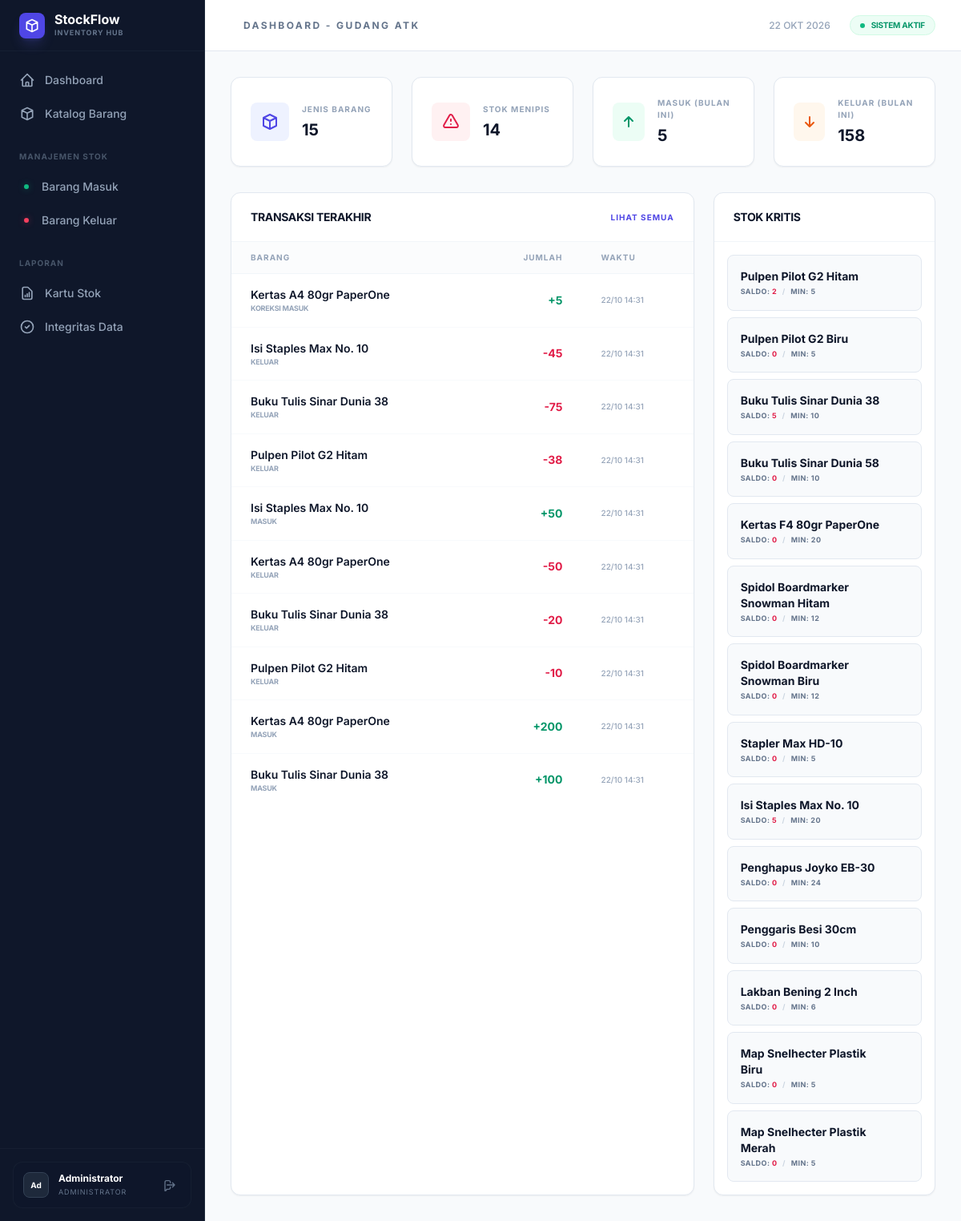
The page /public/dashboard (signed in) on the database its author committed.
### tables this page shows
CREATE TABLE IF NOT EXISTS stock_transactions (
    id INT AUTO_INCREMENT PRIMARY KEY,
    idempotency_key VARCHAR(64) NOT NULL UNIQUE,
    item_id INT NOT NULL,
    tipe ENUM('masuk', 'keluar', 'koreksi_masuk', 'koreksi_keluar', 'penyesuaian_opname') NOT NULL,
    jumlah INT UNSIGNED NOT NULL,
    arah TINYINT(1) NOT NULL COMMENT '1: Tambah, -1: Kurang',
    tanggal DATE NOT NULL,
    pihak VARCHAR(150) DEFAULT NULL,
    keterangan TEXT DEFAULT NULL,
    ref_transaction_id INT DEFAULT NULL,
    created_by INT NOT NULL,
    created_at TIMESTAMP DEFAULT CURRENT_TIMESTAMP,
    FOREIGN KEY (item_id) REFERENCES items(id),
    FOREIGN KEY (created_by) REFERENCES users(id),
    FOREIGN KEY (ref_transaction_id) REFERENCES stock_transactions(id)
);

CREATE TABLE IF NOT EXISTS items (
    id INT AUTO_INCREMENT PRIMARY KEY,
    kode VARCHAR(20) NOT NULL UNIQUE,
    nama VARCHAR(100) NOT NULL,
    satuan VARCHAR(20) NOT NULL,
    stok_minimum INT DEFAULT 0,
    is_active TINYINT(1) DEFAULT 1,
    created_at TIMESTAMP DEFAULT CURRENT_TIMESTAMP
);

CREATE TABLE IF NOT EXISTS stock_balances (
    item_id INT PRIMARY KEY,
    saldo INT NOT NULL DEFAULT 0,
    CONSTRAINT chk_saldo_non_negative CHECK (saldo >= 0),
    FOREIGN KEY (item_id) REFERENCES items(id) ON DELETE CASCADE
);

### app/Controllers/DashboardController.php (called while the page is built, shortened)
<?php
class DashboardController {
    public function index() {
        $db = Database::getInstance();
        $stmt = $db->query("SELECT COUNT(*) as total FROM items WHERE is_active = 1");
        $totalItems = $stmt->fetch()['total'];
        $stmt = $db->query("
            SELECT
                SUM(CASE WHEN arah = 1 THEN jumlah ELSE 0 END) as total_masuk,
                SUM(CASE WHEN arah = -1 THEN jumlah ELSE 0 END) as total_keluar
            FROM stock_transactions
            WHERE tanggal LIKE '" . date('Y-m') . "%'
        ");
        $monthlyStats = $stmt->fetch();
        $totalMasukMonth = $monthlyStats['total_masuk'] ?? 0;
        $totalKeluarMonth = $monthlyStats['total_keluar'] ?? 0;
        $stmt = $db->query("
            SELECT i.nama, sb.saldo, i.stok_minimum, i.kode
            FROM items i
            JOIN stock_balances sb ON i.id = sb.item_id
            WHERE sb.saldo < i.stok_minimum
        ");
        $lowStockItems = $stmt->fetchAll();
        $stmt = $db->query("
            SELECT st.*, i.nama, u.nama as nama_user
            FROM stock_transactions st
            JOIN items i ON st.item_id = i.id
            JOIN users u ON st.created_by = u.id
            ORDER BY st.created_at DESC
            LIMIT 10
        ");
        $recentTransactions = $stmt->fetchAll();
        $config = require __DIR__ . '/../../app/config.php';
        $baseUrl = $config['app']['base_url'];
        require_once __DIR__ . '/../../views/dashboard.php';
        require_once __DIR__ . '/../../views/layout.php';
    }
}

### app/helpers.php (called while the page is built, shortened)
<?php
function formatNumber($number) {
    return number_format($number, 0, ',', '.');
}
function e($string) {
    return htmlspecialchars($string, ENT_QUOTES, 'UTF-8');
}

### app/config.php (called while the page is built)
<?php
return [
    'db' => [
        'host' => 'localhost',
        'name' => 'inventory_at',
        'user' => 'root',
        'pass' => '',
        'charset' => 'utf8mb4',
    ],
    'app' => [
        'name' => 'Gudang ATK',
        'base_url' => 'http://localhost/Test-FullstackDev/public',
    ]
];

### views/dashboard.php (the view, shortened to what this page needs)
<div class="grid grid-cols-1 sm:grid-cols-2 lg:grid-cols-4 gap-6">
    <div class="bg-white rounded-xl shadow-sm border border-slate-200 p-6 flex items-center space-x-4">
        <div class="w-12 h-12 rounded-lg bg-indigo-50 flex items-center justify-center text-indigo-600">
            <svg class="w-6 h-6" fill="none" viewBox="0 0 24 24" stroke="currentColor"><path stroke-linecap="round" stroke-linejoin="round" stroke-width="2" d="M20 7l-8-4-8 4m16 0l-8 4m8-4v10l-8 4m0-10L4 7m8 4v10M4 7v10l8 4" /></svg>
        </div>
        <div>
            <p class="text-[10px] font-bold text-slate-400 uppercase tracking-widest">Jenis Barang</p>
            <h3 class="text-xl font-bold text-slate-900 mt-1"><?= formatNumber($totalItems) ?></h3>
        </div>
    </div>
    <div class="bg-white rounded-xl shadow-sm border border-slate-200 p-6 flex items-center space-x-4">
        <div class="w-12 h-12 rounded-lg bg-rose-50 flex items-center justify-center text-rose-600">
            <svg class="w-6 h-6" fill="none" viewBox="0 0 24 24" stroke="currentColor"><path stroke-linecap="round" stroke-linejoin="round" stroke-width="2" d="M12 9v2m0 4h.01m-6.938 4h13.856c1.54 0 2.502-1.667 1.732-3L13.732 4c-.77-1.333-2.694-1.333-3.464 0L3.34 16c-.77 1.333.192 3 1.732 3z" /></svg>
        </div>
        <div>
            <p class="text-[10px] font-bold text-slate-400 uppercase tracking-widest">Stok Menipis</p>
            <h3 class="text-xl font-bold text-slate-900 mt-1"><?= count($lowStockItems) ?></h3>
        </div>
    </div>
    <div class="bg-white rounded-xl shadow-sm border border-slate-200 p-6 flex items-center space-x-4">
        <div class="w-12 h-12 rounded-lg bg-emerald-50 flex items-center justify-center text-emerald-600">
            <svg class="w-6 h-6" fill="none" viewBox="0 0 24 24" stroke="currentColor"><path stroke-linecap="round" stroke-linejoin="round" stroke-width="2" d="M7 11l5-5m0 0l5 5m-5-5v12" /></svg>
        </div>
        <div>
            <p class="text-[10px] font-bold text-slate-400 uppercase tracking-widest">Masuk (Bulan Ini)</p>
            <h3 class="text-xl font-bold text-slate-900 mt-1"><?= formatNumber($totalMasukMonth) ?></h3>
        </div>
    </div>
    <div class="bg-white rounded-xl shadow-sm border border-slate-200 p-6 flex items-center space-x-4">
        <div class="w-12 h-12 rounded-lg bg-orange-50 flex items-center justify-center text-orange-600">
            <svg class="w-6 h-6" fill="none" viewBox="0 0 24 24" stroke="currentColor"><path stroke-linecap="round" stroke-linejoin="round" stroke-width="2" d="M17 13l-5 5m0 0l-5-5m5 5V6" /></svg>
        </div>
        <div>
            <p class="text-[10px] font-bold text-slate-400 uppercase tracking-widest">Keluar (Bulan Ini)</p>
            <h3 class="text-xl font-bold text-slate-900 mt-1"><?= formatNumber($totalKeluarMonth) ?></h3>
        </div>
    </div>
</div>
<div class="grid grid-cols-1 lg:grid-cols-3 gap-6 mt-8">
    <div class="lg:col-span-2 bg-white rounded-xl shadow-sm border border-slate-200 overflow-hidden">
        <div class="px-6 py-5 border-b border-slate-100 flex items-center justify-between">
            <h3 class="text-sm font-bold text-slate-900 uppercase tracking-tight">Transaksi Terakhir</h3>
            <a href="<?= e($baseUrl) ?>/reports" class="text-[10px] font-bold text-indigo-600 hover:text-indigo-800 uppercase tracking-widest">Lihat Semua</a>
        </div>
        <div class="overflow-x-auto">
            <table class="w-full text-left border-collapse">
                <thead>
                    <tr class="bg-slate-50/50 border-b border-slate-100">
                        <th class="px-6 py-3 text-[10px] font-bold text-slate-400 uppercase tracking-widest">Barang</th>
                        <th class="px-6 py-3 text-[10px] font-bold text-slate-400 uppercase tracking-widest text-right">Jumlah</th>
                        <th class="px-6 py-3 text-[10px] font-bold text-slate-400 uppercase tracking-widest">Waktu</th>
                    </tr>
                </thead>
                <tbody class="divide-y divide-slate-50">
                    <?php foreach ($recentTransactions as $tx): ?>
                    <tr class="hover:bg-slate-50/30 transition-colors">
                        <td class="px-6 py-4">
                            <div class="text-sm font-semibold text-slate-900"><?= e($tx['nama']) ?></div>
                            <div class="text-[9px] text-slate-400 uppercase font-bold tracking-tight"><?= str_replace('_', ' ', $tx['tipe']) ?></div>
                        </td>
                        <td class="px-6 py-4 text-sm text-right font-bold <?= $tx['arah'] > 0 ? 'text-emerald-600' : 'text-rose-600' ?>">
                            <?= $tx['arah'] > 0 ? '+' : '-' ?><?= formatNumber($tx['jumlah']) ?>
                        </td>
                        <td class="px-6 py-4 text-[10px] text-slate-400 font-medium"><?= date('d/m H:i', strtotime($tx['created_at'])) ?></td>
                    </tr>
                    <?php endforeach; ?>
                </tbody>
            </table>
        </div>
    </div>
    <div class="bg-white rounded-xl shadow-sm border border-slate-200 overflow-hidden">
        <div class="px-6 py-5 border-b border-slate-100">
            <h3 class="text-sm font-bold text-slate-900 uppercase tracking-tight">Stok Kritis</h3>
        </div>
        <div class="p-4 space-y-2">
            <?php if (empty($lowStockItems)): ?>
                <div class="py-12 text-center">
                    <div class="w-12 h-12 bg-emerald-50 rounded-full flex items-center justify-center text-emerald-500 mx-auto mb-3">
                        <svg class="w-6 h-6" fill="none" viewBox="0 0 24 24" stroke="currentColor"><path stroke-linecap="round" stroke-linejoin="round" stroke-width="2" d="M5 13l4 4L19 7" /></svg>
                    </div>
                    <p class="text-[10px] font-bold text-slate-400 uppercase tracking-widest">Stok Aman Terkendali</p>
                </div>
            <?php else: ?>
                <?php foreach ($lowStockItems as $item): ?>
                <div class="p-4 bg-slate-50 rounded-lg border border-slate-200 flex items-center justify-between group hover:border-rose-200 hover:bg-rose-50/30 transition-all">
                    <div>
                        <div class="text-sm font-bold text-slate-900"><?= e($item['nama']) ?></div>
                        <div class="text-[9px] text-slate-500 font-bold uppercase tracking-wider mt-0.5">
                            Saldo: <span class="text-rose-600"><?= formatNumber($item['saldo']) ?></span>
                            <span class="mx-1 text-slate-300">/</span>
                            Min: <?= formatNumber($item['stok_minimum']) ?>
                        </div>
                    </div>
                </div>
                <?php endforeach; ?>
            <?php endif; ?>
        </div>
    </div>
</div>

### rows shown on the page
stock_transactions: item.nama "Kertas A4 80gr PaperOne", tipe "KOREKSI MASUK", jumlah "5", created_at "22/10 14:31"
stock_transactions: item.nama "Isi Staples Max No. 10", tipe "KELUAR", jumlah "45", created_at "22/10 14:31"
stock_transactions: item.nama "Buku Tulis Sinar Dunia 38", tipe "KELUAR", jumlah "75", created_at "22/10 14:31"
stock_transactions: item.nama "Pulpen Pilot G2 Hitam", tipe "KELUAR", jumlah "38", created_at "22/10 14:31"
stock_transactions: item.nama "Isi Staples Max No. 10", tipe "MASUK", jumlah "50", created_at "22/10 14:31"
stock_transactions: item.nama "Kertas A4 80gr PaperOne", tipe "KELUAR", jumlah "50", created_at "22/10 14:31"
stock_transactions: item.nama "Buku Tulis Sinar Dunia 38", tipe "KELUAR", jumlah "20", created_at "22/10 14:31"
stock_transactions: item.nama "Pulpen Pilot G2 Hitam", tipe "KELUAR", jumlah "10", created_at "22/10 14:31"
stock_transactions: item.nama "Kertas A4 80gr PaperOne", tipe "MASUK", jumlah "200", created_at "22/10 14:31"
stock_transactions: item.nama "Buku Tulis Sinar Dunia 38", tipe "MASUK", jumlah "100", created_at "22/10 14:31"
stock_balances: item_id.nama "Pulpen Pilot G2 Hitam", saldo "2", item_id.stok_minimum "5"
stock_balances: item_id.nama "Pulpen Pilot G2 Biru", saldo "0", item_id.stok_minimum "5"
stock_balances: item_id.nama "Buku Tulis Sinar Dunia 38", saldo "5", item_id.stok_minimum "10"
stock_balances: item_id.nama "Buku Tulis Sinar Dunia 58", saldo "0", item_id.stok_minimum "10"
stock_balances: item_id.nama "Kertas F4 80gr PaperOne", saldo "0", item_id.stok_minimum "20"
stock_balances: item_id.nama "Spidol Boardmarker Snowman Hitam", saldo "0", item_id.stok_minimum "12"
stock_balances: item_id.nama "Spidol Boardmarker Snowman Biru", saldo "0", item_id.stok_minimum "12"
stock_balances: item_id.nama "Stapler Max HD-10", saldo "0", item_id.stok_minimum "5"
stock_balances: item_id.nama "Isi Staples Max No. 10", saldo "5", item_id.stok_minimum "20"
stock_balances: item_id.nama "Penghapus Joyko EB-30", saldo "0", item_id.stok_minimum "24"
stock_balances: item_id.nama "Penggaris Besi 30cm", saldo "0", item_id.stok_minimum "10"
stock_balances: item_id.nama "Lakban Bening 2 Inch", saldo "0", item_id.stok_minimum "6"
stock_balances: item_id.nama "Map Snelhecter Plastik Biru", saldo "0", item_id.stok_minimum "5"
stock_balances: item_id.nama "Map Snelhecter Plastik Merah", saldo "0", item_id.stok_minimum "5"

### other values the page prints
substr(Auth::user()['nama'], 0, 2) "Ad"
Auth::user()['nama'] "Administrator"
$title "DASHBOARD - GUDANG ATK"
formatNumber($totalItems) "15"
count($lowStockItems) "14"
formatNumber($totalMasukMonth) "5"
formatNumber($totalKeluarMonth) "158"
